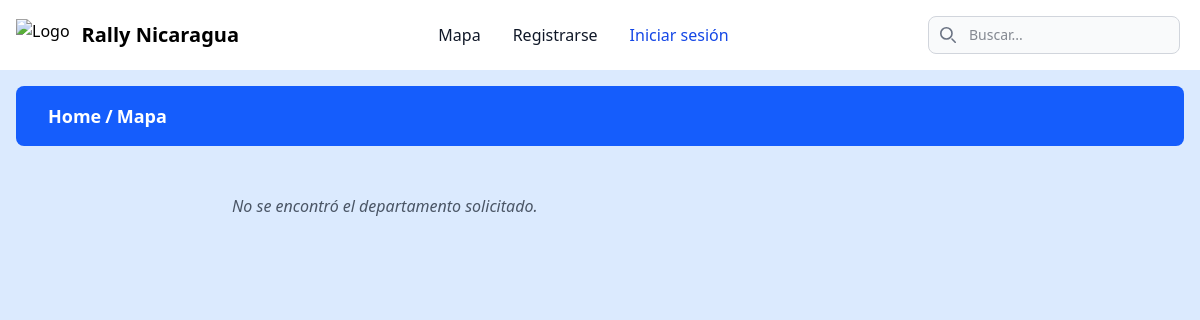
Before: /home/maps/masaya/ with the older database file.
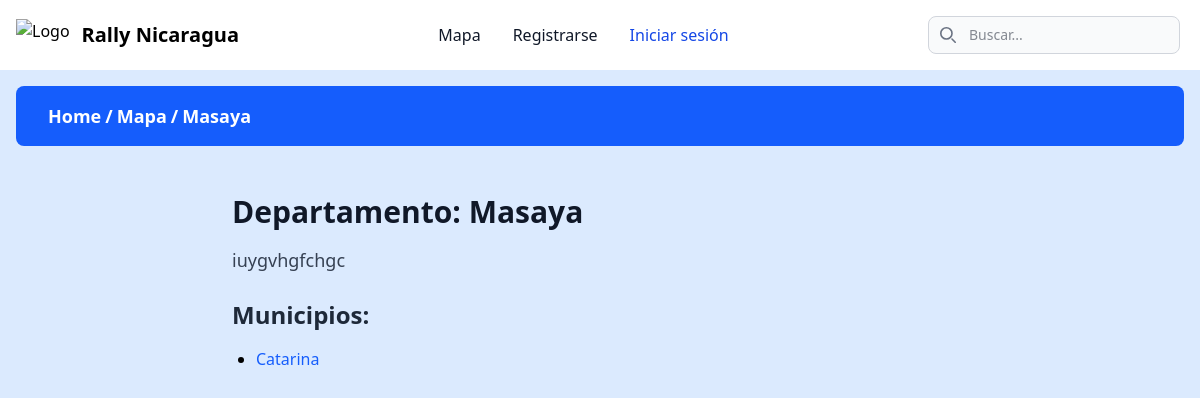
After: the same page with the newer database file.
### page/models.py (models this page shows, shortened)
class Department(models.Model):
    name = models.CharField("Nombre", max_length=100, unique=True)
    description = models.TextField("Descripción", blank=True, null=True)
    slug = models.SlugField(max_length=120, unique=True, blank=True, help_text="Versión del nombre para URLs amigables.")
    def get_absolute_url(self):
        return reverse('maps-department', kwargs={'department_slug': self.slug})
    class Meta:
        verbose_name = "Departamento"
        verbose_name_plural = "Departamentos"
        ordering = ['name']

class Municipality(models.Model):
    name = models.CharField("Nombre", max_length=100)
    description = models.TextField("Descripción", blank=True, null=True)
    department = models.ForeignKey(Department, on_delete=models.CASCADE, related_name='municipalities', verbose_name="Departamento")
    slug = models.SlugField(max_length=120, unique=True, blank=True, help_text="Versión del nombre para URLs amigables. Se genera automáticamente.")
    class Meta:
        verbose_name = "Municipio"
        verbose_name_plural = "Municipios"
        unique_together = ('name', 'department')
        ordering = ['department__name', 'name']

### page/views.py (the view)
# urls.py: path('home/maps/<slug:department_slug>/', page_department, name='maps-department'),
def page_department(request, department_slug):
    department = Department.objects.filter(slug=department_slug).first()
    if not department:
        return render(request, "page/department.html", {
            "error_message": "El departamento solicitado no está disponible.",
            "department": None,
            "municipalities": []
        })
    municipalities = department.municipalities.all()
    return render(request, "page/department.html", {
        "department": department,
        "municipalities": municipalities
    })

### page/templates/page/department.html (shortened to what this page needs)
{% extends 'rally_nicaragua/base.html' %}
{% load breadcrumbs %}
{% load static %}
{% block content %}
  {% render_breadcrumb %}
  <div class="container mx-auto px-4 py-8 max-w-3xl">
    {% if department %}
      <h2 class="text-3xl font-extrabold text-gray-900 mb-4">
        Departamento: {{ department.name }}
      </h2>
      {% if department.description %}
        <p class="text-lg text-gray-700 leading-relaxed mb-6">
          {{ department.description }}
        </p>
      {% endif %}
      {% if municipalities %}
        <h3 class="text-2xl font-semibold text-gray-800 mb-4">Municipios:</h3>
        <ul class="space-y-2 list-disc pl-6">
          {% for muni in municipalities %}
            <li>
              <a href="{% url 'municipality-detail' municipality_slug=muni.slug %}"
                 class="text-blue-600 hover:text-blue-800 hover:underline transition-colors duration-200">
                {{ muni.name }}
              </a>
            </li>
          {% endfor %}
        </ul>
      {% else %}
        <p class="text-gray-600 italic">No hay municipios disponibles para este departamento.</p>
      {% endif %}
    {% else %}
      <p class="text-gray-600 italic">No se encontró el departamento solicitado.</p>
    {% endif %}
  </div>
{% endblock %}

### templates/components/breadcrumb.html
<div class="flex justify-center items-center p-4  w-full z-20">
  <div
    class="flex justify-start items-center w-full max-w-7xl bg-blue-600 backdrop-blur-sm py-4 px-8 rounded-lg flex-wrap gap-1">
    {% for item in breadcrumb %}
    {% if item.url %}
    <a href="{{ item.url }}" class="text-white font-bold text-lg">{{ item.name }}</a>
    {% if not forloop.last %}
    <span class="text-white font-bold text-lg">/</span>
    {% endif %}
    {% else %}
    <span class="text-white font-bold text-lg">{{ item.name }}</span>
    {% endif %}
    {% endfor %}
  </div>
</div>

Changed rows visible on the page:
now on this page (row edited): Department: name "Masaya", name "Masaya", description "iuygvhgfchgc"
now on this page (row edited): Municipality: name "Catarina"
Other visible differences:
list line gone: "Mapa"
new list line: "Mapa /"
text no longer shown: "No se encontró el departamento solicitado."
text now shown: "Departamento: Municipios:"
